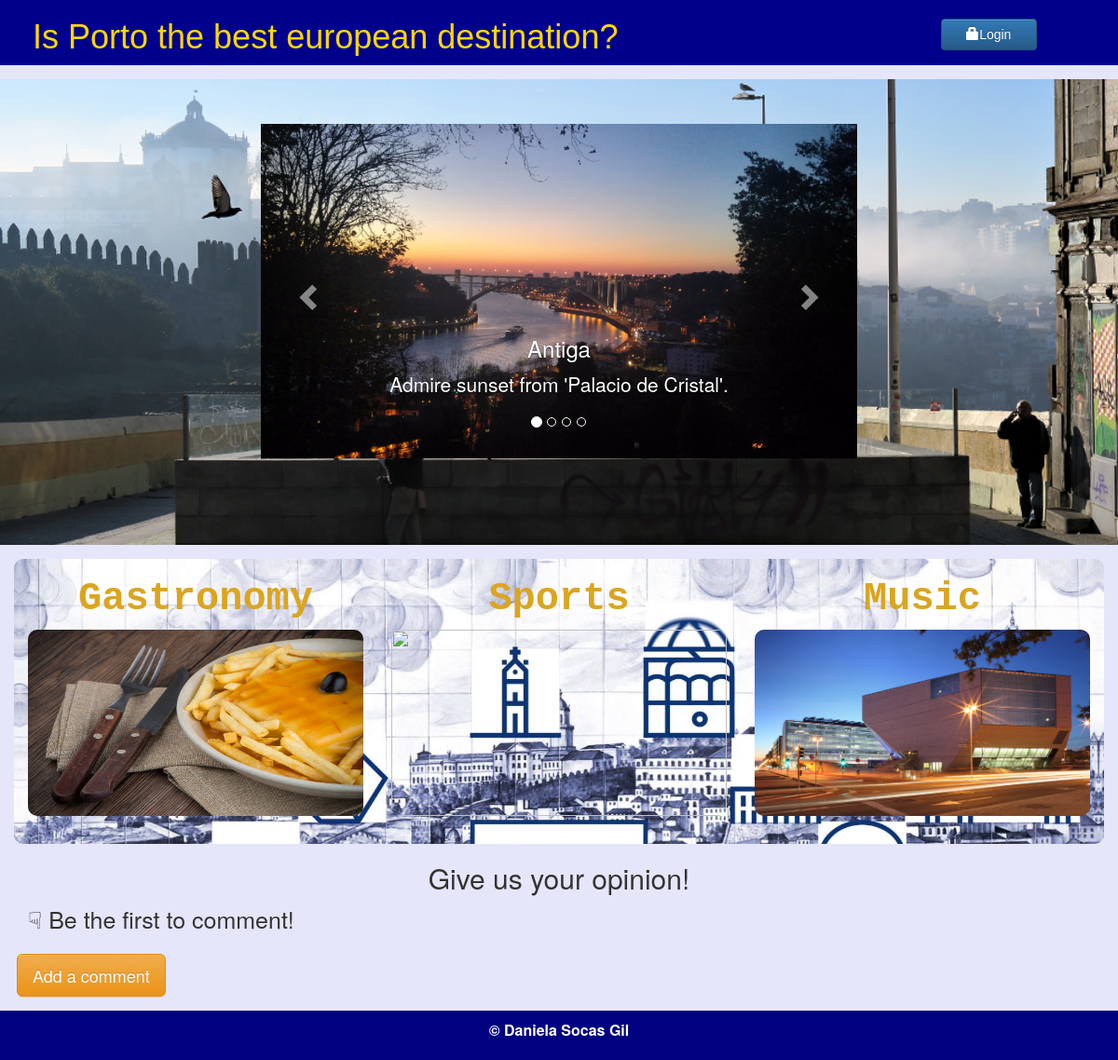
The app's page /, older data.
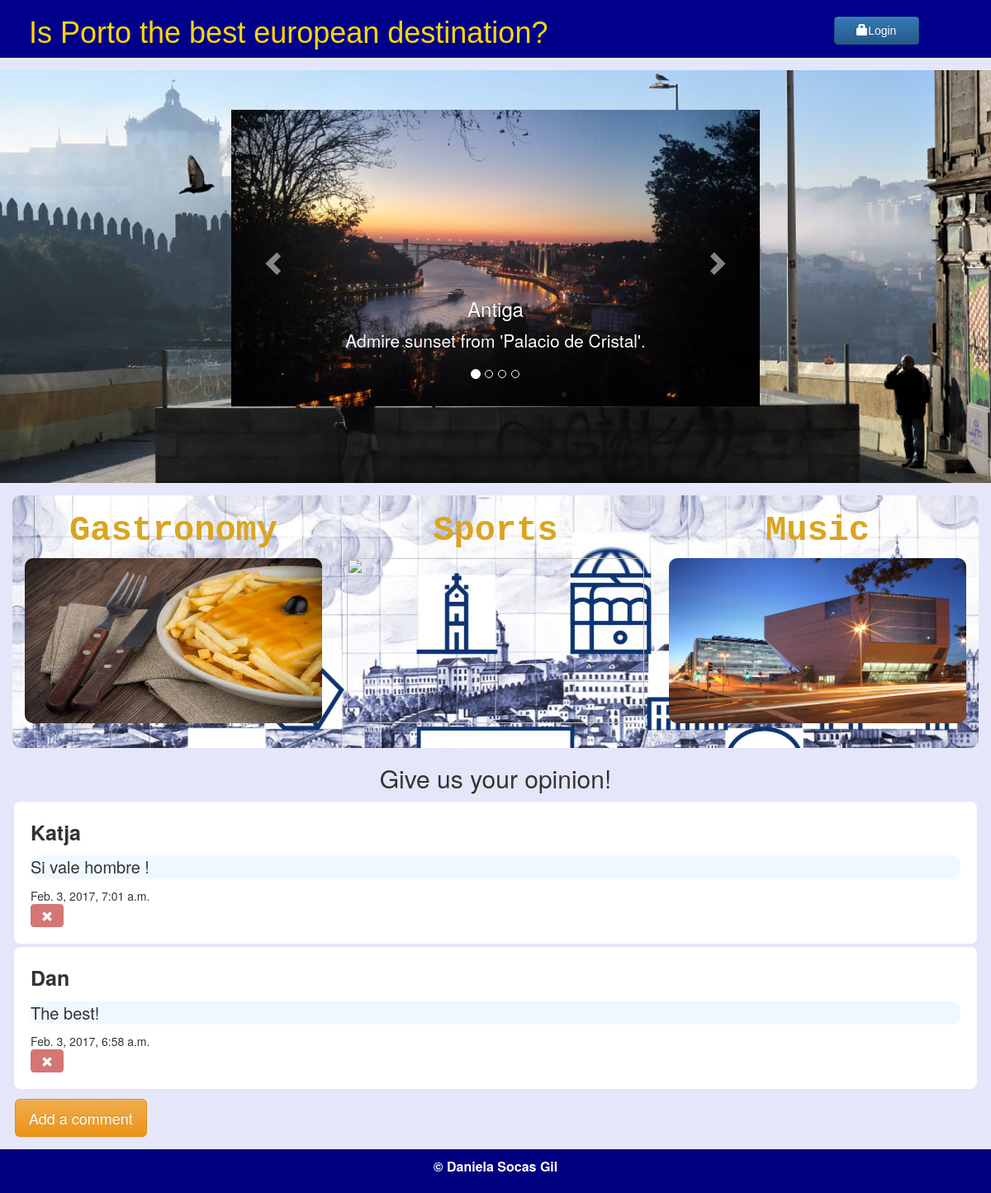
The same page, newer data.
### post/models.py (models this page shows, shortened)
class Comment(models.Model):
    author = models.CharField(max_length=50)
    email = models.EmailField(max_length=75)
    text = models.TextField()
    created_date = models.DateTimeField(default=timezone.now)

### post/views.py (the view)
# urls.py: url(r'^$', views.index, name='index'),
def index(request):
    lasts_comment_list = Comment.objects.order_by('-created_date')[:5]
    comment_list = Comment.objects.all()
    context = {'lasts_comment_list': lasts_comment_list}
    return render(request, 'post/index.html', context)

### post/templates/post/index.html (shortened to what this page needs)
{% extends 'post/base.html' %}
    {% block content %}
        <section class="jumbotron">
		    <div class="container">
                <div id="myCarousel" class="carousel slide" data-ride="carousel">
                  <ol class="carousel-indicators">
                    <li data-target="#myCarousel" data-slide-to="0" class="active"></li>
                    <li data-target="#myCarousel" data-slide-to="1"></li>
                    <li data-target="#myCarousel" data-slide-to="2"></li>
                    <li data-target="#myCarousel" data-slide-to="3"></li>
                  </ol>
                  <div class="carousel-inner" role="listbox">
                    <div class="item active">
                      <img src="static/images/carousel/porto.jpg" alt="Porto">
                      <div class="carousel-caption">
                        <h3>Antiga</h3>
                        <p>Admire sunset from 'Palacio de Cristal'.</p>
                      </div>
                    </div>
                  </div>
                  <a class="left carousel-control" href="#myCarousel" role="button" data-slide="prev">
                    <span class="glyphicon glyphicon-chevron-left" aria-hidden="true"></span>
                  </a>
                  <a class="right carousel-control" href="#myCarousel" role="button" data-slide="next">
                    <span class="glyphicon glyphicon-chevron-right" aria-hidden="true"></span>
                  </a>
                </div>
            </div>
        </section>
	    <section class="info container">
	        <div class="row">
	            <figure class="col-sm-4">
	                <h3>Gastronomy</h3>
	                <img src="static/images/francesinha.jpg" />
	            </figure>
	            <figure class="col-sm-4">
	                <h3>Sports</h3>
	                <img src="static/images/somos.jpg" />
	            </figure>
	            <figure class="col-sm-4">
	                <h3>Music</h3>
	                <img src="static/images/casa_musica.jpg" />
	            </figure>
	        </div>
	    </section>
        <section class="container">
            <h2>Give us your opinion!</h2>
                {% for comment in lasts_comment_list %}
                    <div class="row comment">
                        <strong id="author">{{ comment.author }}</strong>
                        <p>{{ comment.text|linebreaks }}</p>
                        <div class="date">{{ comment.created_date }}</div>
                        {% if user.is_authenticated %}
                            <a id="delete" class="btn btn-danger text-right" href="{% url 'comment_remove' pk=comment.pk %}"><span class="glyphicon glyphicon-remove"></span></a>
                        {% else %}
                            <a class="btn btn-danger disabled" href=""><span class="glyphicon glyphicon-remove"></span></a>
                        {% endif %}
                    </div>
                {% empty %}
                    <p id="empty">&#x261F; Be the first to comment! </p>
                {% endfor %}
            <a id="add" class="btn btn-warning btn-lg" href="{% url 'add_comment_to_post' %}">Add a comment</a>
        </section>
    {% endblock %}

Row changes from the older to the newer data that the page shows:
added Comment: author "Katja", text "Si vale hombre !", created_date "Feb. 3, 2017, 7:01 a.m."
added Comment: author "Dan", text "The best!", created_date "Feb. 3, 2017, 6:58 a.m."
Text that changed along with them:
text no longer shown: "☟ Be the first to comment!"
